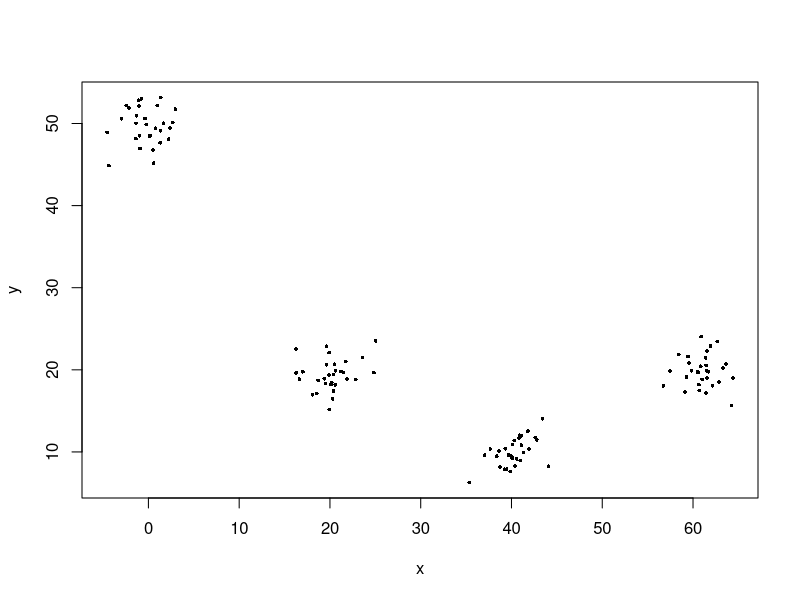
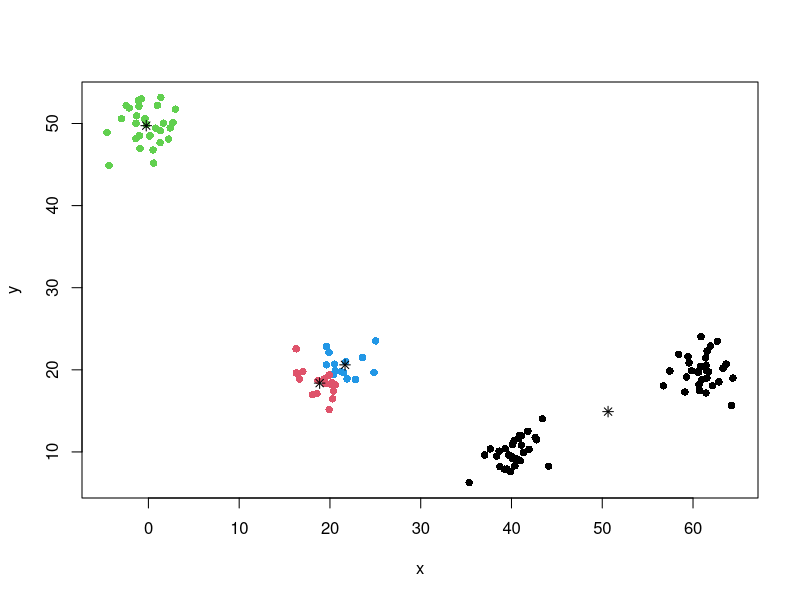

Reproduce these figures in R, in order.
x1=rnorm(30,0,2)
y1=rnorm(30,50,2)
x2=rnorm(30,20,2)
y2=rnorm(30,20,2)
x3=rnorm(30,40,2)
y3=rnorm(30,10,2)
x4=rnorm(30,60,2)
y4=rnorm(30,20,2)
x=c(x1,x2,x3,x4)
y=c(y1,y2,y3,y4)
z=cbind(x,y)
plot(z,pch=16,cex=0.5)
r=kmeans(z,4,iter.max=20)
plot(z,col=r$cluster,pch=16)
points(r$centers,pch=8)
